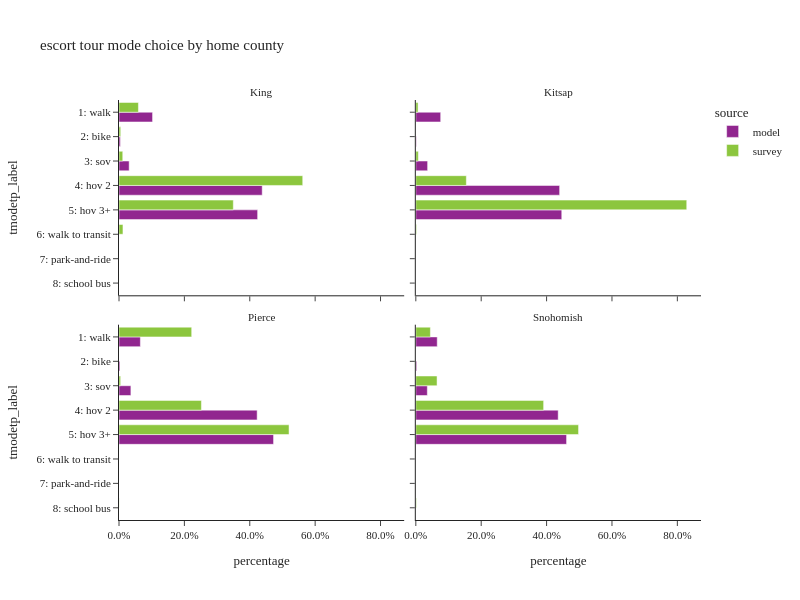

Notebook source saved alongside this figure:
### Code cell
incl_county = ["King", "Kitsap", "Pierce", "Snohomish"]

plot_mode_choice(es_tour.loc[es_tour["CountyName"].isin(incl_county)],"CountyName",
                 {"CountyName":incl_county,
                  "tmodetp_label": util.tmodetp_cat.values()},
                 "home county",
                 2,600)

### Figure 1 — Plotly figure (JSON) as saved in the notebook; plotly's stock layout.template omitted (floating-point values rounded to 4 significant figures)
{"data": [{"alignmentgroup": "True", "customdata": [[32415], [1318], [9805], [138328], [133896]], "hovertemplate": "source=model<br>CountyName=King<br>percentage=%{x}<br>tmodetp_label=%{y}<br>sample count=%{customdata[0]}<extra></extra>", "legendgroup": "model", "marker": {"color": "#91268F", "pattern": {"shape": ""}}, "name": "model", "offsetgroup": "model", "orientation": "h", "showlegend": true, "textposition": "auto", "type": "bar", "x": [0.1027, 0.004174, 0.03105, 0.4381, 0.424], "xaxis": "x3", "y": ["1: walk", "2: bike", "3: sov", "4: hov 2", "5: hov 3+"], "yaxis": "y3"}, {"alignmentgroup": "True", "customdata": [[68], [11], [16], [206], [147], [9], [1]], "hovertemplate": "source=survey<br>CountyName=King<br>percentage=%{x}<br>tmodetp_label=%{y}<br>sample count=%{customdata[0]}<extra></extra>", "legendgroup": "survey", "marker": {"color": "#8CC63E", "pattern": {"shape": ""}}, "name": "survey", "offsetgroup": "survey", "orientation": "h", "showlegend": true, "textposition": "auto", "type": "bar", "x": [0.05938, 0.00521, 0.01147, 0.562, 0.3497, 0.01213, 0.000106], "xaxis": "x3", "y": ["1: walk", "2: bike", "3: sov", "4: hov 2", "5: hov 3+", "6: walk to transit", "8: school bus"], "yaxis": "y3"}, {"alignmentgroup": "True", "customdata": [[3237], [66], [1536], [18723], [19000]], "hovertemplate": "source=model<br>CountyName=Kitsap<br>percentage=%{x}<br>tmodetp_label=%{y}<br>sample count=%{customdata[0]}<extra></extra>", "legendgroup": "model", "marker": {"color": "#91268F", "pattern": {"shape": ""}}, "name": "model", "offsetgroup": "model", "orientation": "h", "showlegend": false, "textposition": "auto", "type": "bar", "x": [0.07605, 0.001551, 0.03609, 0.4399, 0.4464], "xaxis": "x4", "y": ["1: walk", "2: bike", "3: sov", "4: hov 2", "5: hov 3+"], "yaxis": "y4"}, {"alignmentgroup": "True", "customdata": [[2], [2], [17], [23], [1]], "hovertemplate": "source=survey<br>CountyName=Kitsap<br>percentage=%{x}<br>tmodetp_label=%{y}<br>sample count=%{customdata[0]}<extra></extra>", "legendgroup": "survey", "marker": {"color": "#8CC63E", "pattern": {"shape": ""}}, "name": "survey", "offsetgroup": "survey", "orientation": "h", "showlegend": false, "textposition": "auto", "type": "bar", "x": [0.00684, 0.00766, 0.1545, 0.8287, 0.002249], "xaxis": "x4", "y": ["1: walk", "3: sov", "4: hov 2", "5: hov 3+", "6: walk to transit"], "yaxis": "y4"}, {"alignmentgroup": "True", "customdata": [[9113], [405], [5072], [58911], [65906]], "hovertemplate": "source=model<br>CountyName=Pierce<br>percentage=%{x}<br>tmodetp_label=%{y}<br>sample count=%{customdata[0]}<extra></extra>", "legendgroup": "model", "marker": {"color": "#91268F", "pattern": {"shape": ""}}, "name": "model", "offsetgroup": "model", "orientation": "h", "showlegend": false, "textposition": "auto", "type": "bar", "x": [0.06537, 0.002905, 0.03638, 0.4226, 0.4728], "xaxis": "x", "y": ["1: walk", "2: bike", "3: sov", "4: hov 2", "5: hov 3+"], "yaxis": "y"}, {"alignmentgroup": "True", "customdata": [[7], [3], [29], [28], [1]], "hovertemplate": "source=survey<br>CountyName=Pierce<br>percentage=%{x}<br>tmodetp_label=%{y}<br>sample count=%{customdata[0]}<extra></extra>", "legendgroup": "survey", "marker": {"color": "#8CC63E", "pattern": {"shape": ""}}, "name": "survey", "offsetgroup": "survey", "orientation": "h", "showlegend": false, "textposition": "auto", "type": "bar", "x": [0.2224, 0.004987, 0.2521, 0.5201, 0.00039], "xaxis": "x", "y": ["1: walk", "3: sov", "4: hov 2", "5: hov 3+", "8: school bus"], "yaxis": "y"}, {"alignmentgroup": "True", "customdata": [[8439], [352], [4534], [56121], [59426]], "hovertemplate": "source=model<br>CountyName=Snohomish<br>percentage=%{x}<br>tmodetp_label=%{y}<br>sample count=%{customdata[0]}<extra></extra>", "legendgroup": "model", "marker": {"color": "#91268F", "pattern": {"shape": ""}}, "name": "model", "offsetgroup": "model", "orientation": "h", "showlegend": false, "textposition": "auto", "type": "bar", "x": [0.06548, 0.002731, 0.03518, 0.4355, 0.4611], "xaxis": "x2", "y": ["1: walk", "2: bike", "3: sov", "4: hov 2", "5: hov 3+"], "yaxis": "y2"}, {"alignmentgroup": "True", "customdata": [[3], [8], [37], [31], [1]], "hovertemplate": "source=survey<br>CountyName=Snohomish<br>percentage=%{x}<br>tmodetp_label=%{y}<br>sample count=%{customdata[0]}<extra></extra>", "legendgroup": "survey", "marker": {"color": "#8CC63E", "pattern": {"shape": ""}}, "name": "survey", "offsetgroup": "survey", "orientation": "h", "showlegend": false, "textposition": "auto", "type": "bar", "x": [0.04453, 0.06493, 0.391, 0.4978, 0.0018], "xaxis": "x2", "y": ["1: walk", "3: sov", "4: hov 2", "5: hov 3+", "8: school bus"], "yaxis": "y2"}], "layout": {"annotations": [{"font": {}, "showarrow": false, "text": "Pierce", "x": 0.245, "xanchor": "center", "xref": "paper", "y": 0.465, "yanchor": "bottom", "yref": "paper"}, {"font": {}, "showarrow": false, "text": "Snohomish", "x": 0.755, "xanchor": "center", "xref": "paper", "y": 0.465, "yanchor": "bottom", "yref": "paper"}, {"font": {}, "showarrow": false, "text": "King", "x": 0.245, "xanchor": "center", "xref": "paper", "y": 1.0, "yanchor": "bottom", "yref": "paper"}, {"font": {}, "showarrow": false, "text": "Kitsap", "x": 0.755, "xanchor": "center", "xref": "paper", "y": 1.0, "yanchor": "bottom", "yref": "paper"}], "barmode": "group", "height": 600, "legend": {"title": {"text": "source"}, "tracegroupgap": 0}, "title": {"text": "escort tour mode choice by home county"}, "width": 800, "xaxis": {"anchor": "y", "domain": [0, 0.49], "tickformat": ".1%", "title": {"text": "percentage"}}, "xaxis2": {"anchor": "y2", "domain": [0.51, 1], "matches": "x", "tickformat": ".1%", "title": {"text": "percentage"}}, "xaxis3": {"anchor": "y3", "domain": [0, 0.49], "matches": "x", "showticklabels": false, "tickformat": ".1%"}, "xaxis4": {"anchor": "y4", "domain": [0.51, 1], "matches": "x", "showticklabels": false, "tickformat": ".1%"}, "yaxis": {"anchor": "x", "categoryarray": ["9: tnc", "8: school bus", "7: park-and-ride", "6: walk to transit", "5: hov 3+", "4: hov 2", "3: sov", "2: bike", "1: walk"], "categoryorder": "array", "domain": [0, 0.465], "title": {"text": "tmodetp_label"}}, "yaxis2": {"anchor": "x2", "domain": [0, 0.465], "matches": "y", "showticklabels": false}, "yaxis3": {"anchor": "x3", "categoryarray": ["9: tnc", "8: school bus", "7: park-and-ride", "6: walk to transit", "5: hov 3+", "4: hov 2", "3: sov", "2: bike", "1: walk"], "categoryorder": "array", "domain": [0.535, 1.0], "matches": "y", "title": {"text": "tmodetp_label"}}, "yaxis4": {"anchor": "x4", "domain": [0.535, 1.0], "matches": "y", "showticklabels": false}}}
